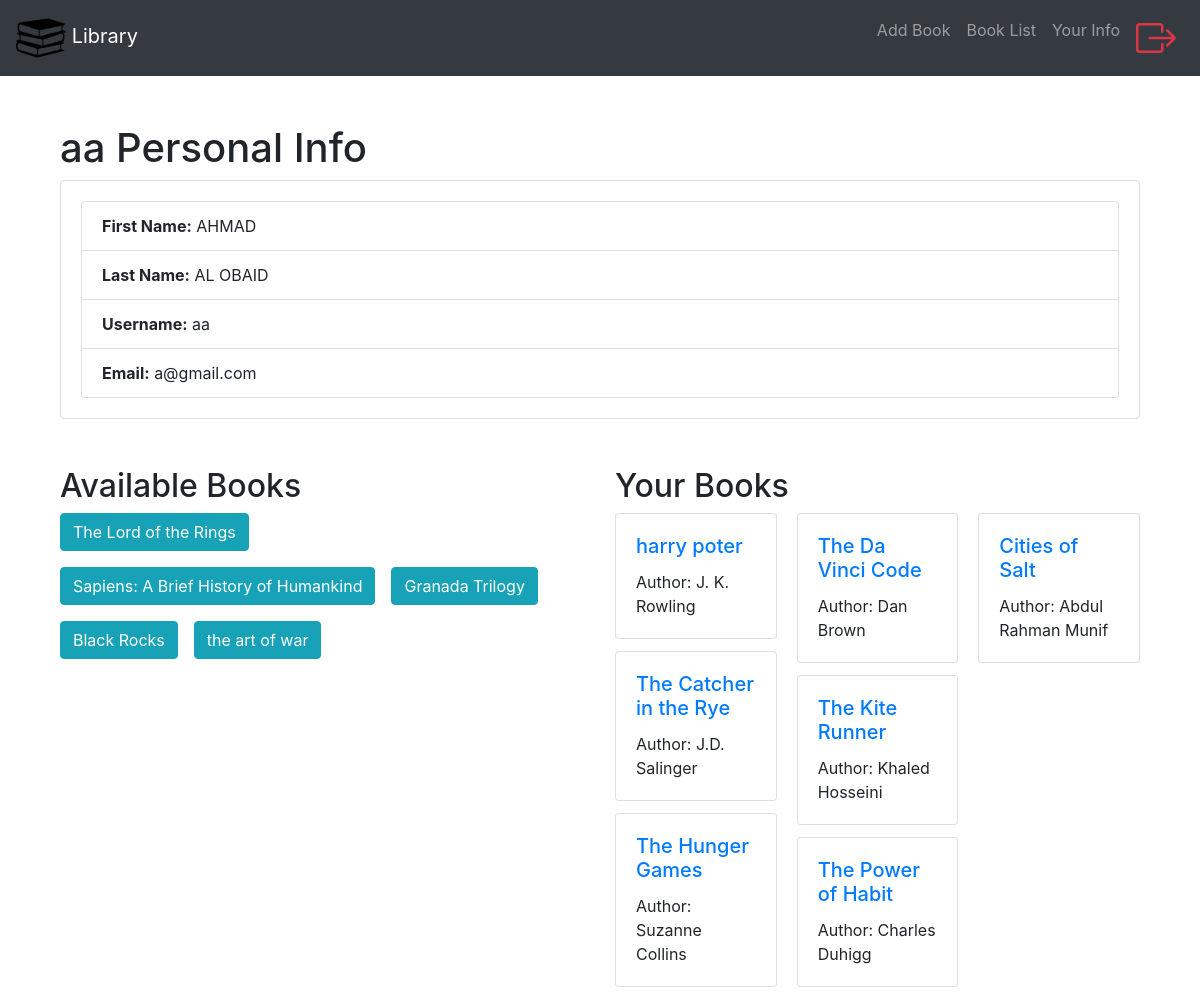
Before: /details/aa/ (signed in) with the older database file.
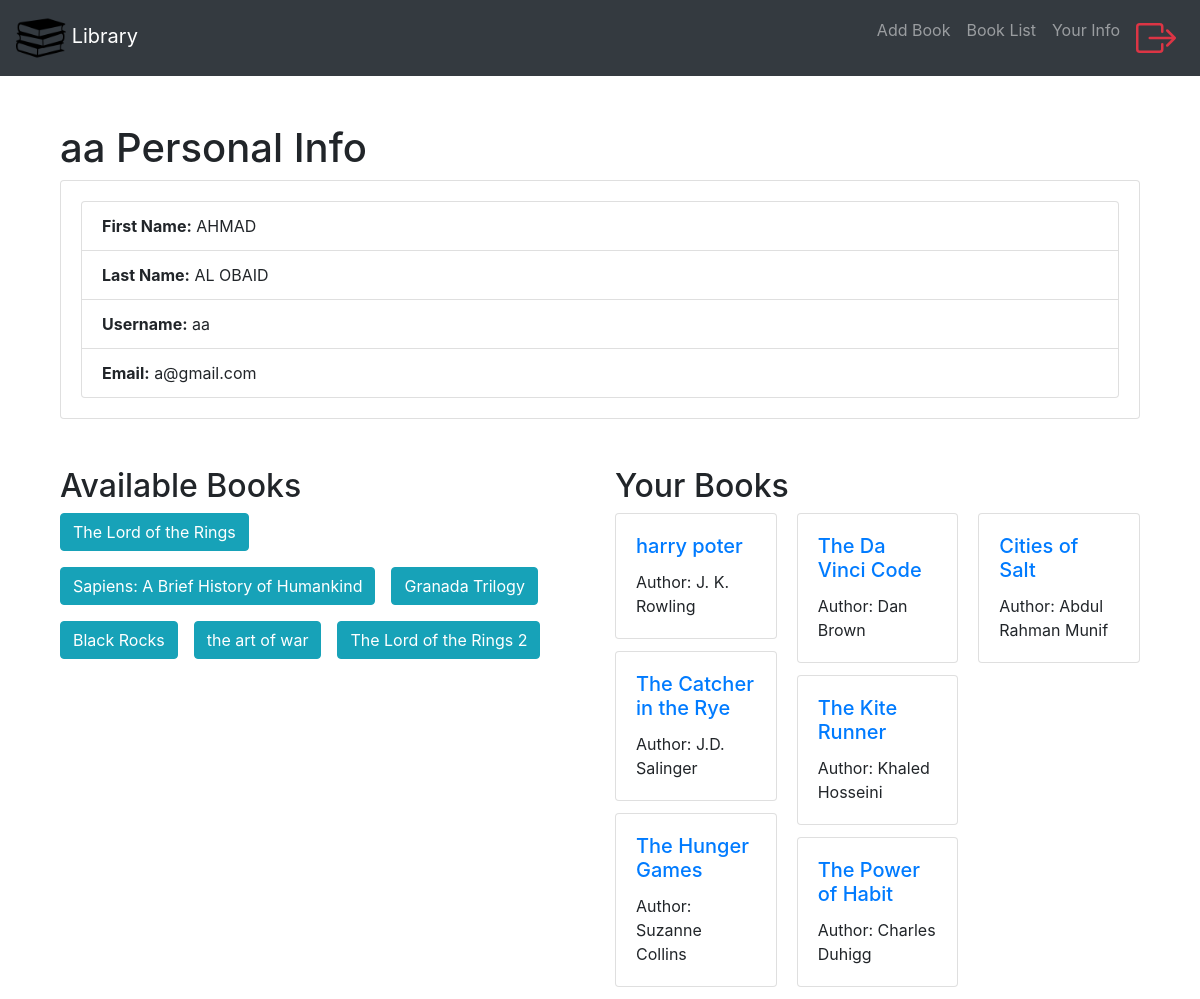
After: the same page with the newer database file.
### app1/models.py (models this page shows, shortened)
class book(models.Model):
    bname = models.CharField(max_length=64)
    author = models.CharField(max_length=100)
    pages = models.CharField(max_length=64)
    language = models.CharField(max_length=64)
    average_rating = models.FloatField(default=0.0, validators=[MaxValueValidator(10)])
    price = models.DecimalField(max_digits=10, decimal_places=2)
    edition = models.PositiveIntegerField()
    genre = models.CharField(max_length=64)
    ISBN = models.CharField(max_length=13, unique=True)

### app1/views.py (the view)
# urls.py: path('details/<str:username>/', views.details, name='details'),
@login_required()
def details(request, username):
    if not request.user.is_authenticated or not request.user.username:
        messages.warning(request, "User not found. Please register.")
        return redirect('app1:register')
    try:
        user = User.objects.get(username=username)
    except User.DoesNotExist:
        messages.warning(request, "User not found. Please register.")
        return redirect('app1:register')
    try:
        customer = customers.objects.get(user=user)
    except customers.DoesNotExist:
        messages.warning(request, "you are not registered as a Customer.Please register.")
        return redirect('app1:register')
    customer_list = customers.objects.all()
    user_list = User.objects.all()
    available_books = book.objects.exclude(customers=customer)
    if request.method == 'POST':
        book_id = request.POST.get('book')
        if book_id:
            book_to_add = book.objects.get(pk=book_id)
            customer.books.add(book_to_add)
            return redirect('app1:details', username=username)
    return render(request, 'app1/details.html', {'customer': customer, 'customer_list': user_list, 'available_books': available_books, "user": user, 'book': None})

### app1/templates/app1/details.html (shortened to what this page needs)
{% extends "app1/layout.html" %}
{% block body %}
<div class="container mt-5">
    <div class="container mt-4">
        <h1>{{ user.username }} Personal Info</h1>
        <div class="card">
            <div class="card-body">
                <ul class="list-group">
                    <li class="list-group-item"><strong>First Name:</strong> {{ user.first_name }}</li>
                    <li class="list-group-item"><strong>Last Name:</strong> {{ user.last_name }}</li>
                    <li class="list-group-item"><strong>Username:</strong> {{ user.username }}</li>
                    <li class="list-group-item"><strong>Email:</strong> {{ user.email }}</li>
                </ul>
            </div>
        </div>
    </div>
    <div class="container mt-4">
        <div class="row">
            <div class="col-md-6">
                <h2 class="mt-4">Available Books</h2>
                <div class="d-flex flex-wrap">
                    {% for book in available_books %}
                        <div class="mr-3 mb-3">
                            {% if book.id %}
                                <a href="{% url 'app1:book_details' book_id=book.id %}" class="btn btn-info">{{ book.bname }}</a>
                            {% else %}
                                <span class="text-danger">No Book ID Available</span>
                            {% endif %}
                        </div>
                    {% endfor %}
                </div>
            </div>
            <div class="col-md-6">
                <h2 class="mt-4">Your Books</h2>
                <div class="card-columns">
                    {% for b in customer.books.all %}
                        <div class="card">
                            <div class="card-body">
                                <h5 class="card-title"><a href="{% url 'app1:book_details' b.id %}">{{ b.bname }}</a></h5>
                                <p class="card-text">Author: {{ b.author }}</p>
                            </div>
                        </div>
                    {% endfor %}
                </div>
            </div>
        </div>
    </div>
</div>
{% endblock %}

Changed rows visible on the page:
added book: bname "The Lord of the Rings 2", shown under "Available Books"
